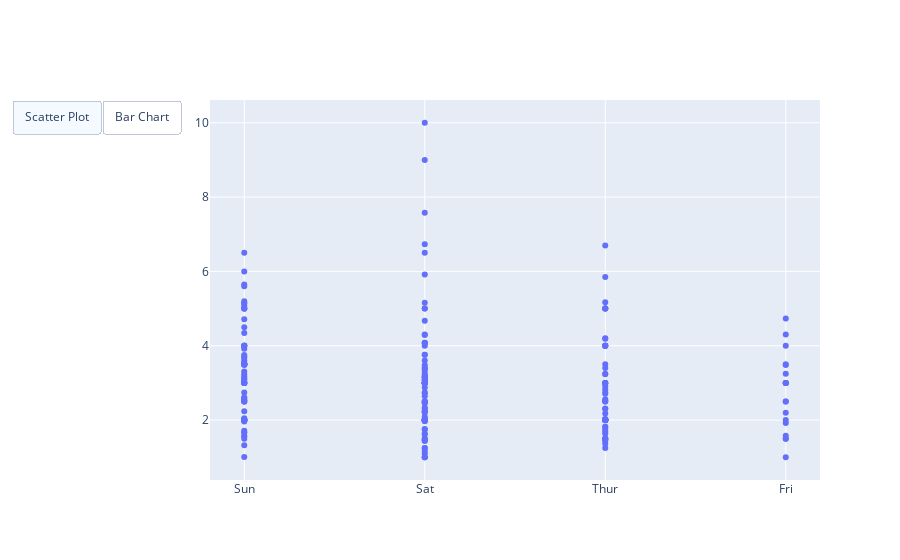

This figure's notebook cell:
### Code cell


### Figure 1 — Plotly figure (JSON) as saved in the notebook; plotly's stock layout.template omitted (floating-point values rounded to 4 significant figures; data arrays with more than 128 entries replaced by an {"elided": "..."} marker saying what was removed)
{"data": [{"mode": "markers", "type": "scatter", "x": {"elided": "244 str values"}, "y": {"elided": "244 float values"}}], "layout": {"updatemenus": [{"buttons": [{"args": ["type", "scatter"], "label": "Scatter Plot", "method": "restyle"}, {"args": ["type", "bar"], "label": "Bar Chart", "method": "restyle"}], "direction": "left", "type": "buttons"}]}}
